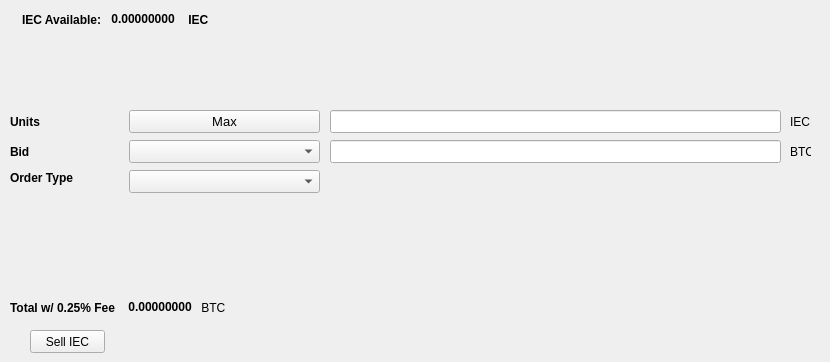
   <widget class="QWidget" name="SellTab">
    <attribute name="title">
     <string>Sell</string>
    </attribute>
    <widget class="QLabel" name="label_16">
     <property name="geometry">
      <rect>
       <x>790</x>
       <y>140</y>
       <width>21</width>
       <height>23</height>
      </rect>
     </property>
     <property name="text">
      <string>BTC</string>
     </property>
    </widget>
    <widget class="QComboBox" name="SellBidcomboBox">
     <property name="geometry">
      <rect>
       <x>129</x>
       <y>140</y>
       <width>191</width>
       <height>23</height>
      </rect>
     </property>
     <property name="font">
      <font>
       <pointsize>10</pointsize>
      </font>
     </property>
    </widget>
    <widget class="QLabel" name="label_18">
     <property name="geometry">
      <rect>
       <x>10</x>
       <y>110</y>
       <width>46</width>
       <height>23</height>
      </rect>
     </property>
     <property name="font">
      <font>
       <weight>75</weight>
       <bold>true</bold>
      </font>
     </property>
     <property name="text">
      <string>Units</string>
     </property>
    </widget>
    <widget class="QPushButton" name="Sell_Max_Amount">
     <property name="geometry">
      <rect>
       <x>129</x>
       <y>110</y>
       <width>191</width>
       <height>23</height>
      </rect>
     </property>
     <property name="font">
      <font>
       <pointsize>10</pointsize>
      </font>
     </property>
     <property name="text">
      <string>Max</string>
     </property>
    </widget>
    <widget class="QLabel" name="label_20">
     <property name="geometry">
      <rect>
       <x>10</x>
       <y>170</y>
       <width>71</width>
       <height>16</height>
      </rect>
     </property>
     <property name="font">
      <font>
       <weight>75</weight>
       <bold>true</bold>
      </font>
     </property>
     <property name="text">
      <string>Order Type</string>
     </property>
    </widget>
    <widget class="QComboBox" name="SellOrdertypeCombo">
     <property name="geometry">
      <rect>
       <x>129</x>
       <y>170</y>
       <width>191</width>
       <height>23</height>
      </rect>
     </property>
     <property name="font">
      <font>
       <pointsize>10</pointsize>
      </font>
     </property>
    </widget>
    <widget class="QLabel" name="label_21">
     <property name="geometry">
      <rect>
       <x>10</x>
       <y>140</y>
       <width>46</width>
       <height>23</height>
      </rect>
     </property>
     <property name="font">
      <font>
       <weight>75</weight>
       <bold>true</bold>
      </font>
     </property>
     <property name="text">
      <string>Bid</string>
     </property>
    </widget>
    <widget class="QLabel" name="label_22">
     <property name="geometry">
      <rect>
       <x>790</x>
       <y>110</y>
       <width>31</width>
       <height>23</height>
      </rect>
     </property>
     <property name="text">
      <string>IEC</string>
     </property>
    </widget>
    <widget class="QLineEdit" name="UnitsInputIEC">
     <property name="geometry">
      <rect>
       <x>330</x>
       <y>110</y>
       <width>451</width>
       <height>23</height>
      </rect>
     </property>
     <property name="font">
      <font>
       <pointsize>9</pointsize>
       <weight>75</weight>
       <bold>true</bold>
      </font>
     </property>
    </widget>
    <widget class="QLineEdit" name="SellBidPriceEdit">
     <property name="geometry">
      <rect>
       <x>330</x>
       <y>140</y>
       <width>451</width>
       <height>23</height>
      </rect>
     </property>
     <property name="font">
      <font>
       <pointsize>9</pointsize>
       <weight>75</weight>
       <bold>true</bold>
      </font>
     </property>
    </widget>
    <widget class="QPushButton" name="SellIECBTN">
     <property name="geometry">
      <rect>
       <x>30</x>
       <y>330</y>
       <width>75</width>
       <height>23</height>
      </rect>
     </property>
     <property name="text">
      <string>Sell IEC</string>
     </property>
    </widget>
    <widget class="QWidget" name="layoutWidget">
     <property name="geometry">
      <rect>
       <x>22</x>
       <y>12</y>
       <width>200</width>
       <height>15</height>
      </rect>
     </property>
     <layout class="QHBoxLayout" name="horizontalLayout">
      <item>
       <widget class="QLabel" name="label232_2">
        <property name="font">
         <font>
          <weight>75</weight>
          <bold>true</bold>
         </font>
        </property>
        <property name="text">
         <string>IEC Available:</string>
        </property>
       </widget>
      </item>
      <item>
       <widget class="QLabel" name="IECAvailableLabel">
        <property name="palette">
         <palette>
          <active>
           <colorrole role="WindowText">
            <brush brushstyle="SolidPattern">
             <color alpha="255">
              <red>0</red>
              <green>0</green>
              <blue>0</blue>
             </color>
            </brush>
           </colorrole>
           <colorrole role="Button">
            <brush brushstyle="SolidPattern">
             <color alpha="255">
              <red>0</red>
              <green>170</green>
              <blue>0</blue>
             </color>
            </brush>
           </colorrole>
           <colorrole role="Light">
            <brush brushstyle="SolidPattern">
             <color alpha="255">
              <red>0</red>
              <green>255</green>
              <blue>0</blue>
             </color>
            </brush>
           </colorrole>
           <colorrole role="Midlight">
            <brush brushstyle="SolidPattern">
             <color alpha="255">
              <red>0</red>
              <green>212</green>
              <blue>0</blue>
             </color>
            </brush>
           </colorrole>
           <colorrole role="Dark">
            <brush brushstyle="SolidPattern">
             <color alpha="255">
              <red>0</red>
              <green>85</green>
              <blue>0</blue>
             </color>
            </brush>
           </colorrole>
           <colorrole role="Mid">
            <brush brushstyle="SolidPattern">
             <color alpha="255">
              <red>0</red>
              <green>113</green>
              <blue>0</blue>
             </color>
            </brush>
           </colorrole>
           <colorrole role="Text">
            <brush brushstyle="SolidPattern">
             <color alpha="255">
              <red>0</red>
              <green>170</green>
              <blue>0</blue>
             </color>
            </brush>
           </colorrole>
           <colorrole role="BrightText">
            <brush brushstyle="SolidPattern">
             <color alpha="255">
              <red>255</red>
              <green>255</green>
              <blue>255</blue>
             </color>
            </brush>
           </colorrole>
           <colorrole role="ButtonText">
            <brush brushstyle="SolidPattern">
             <color alpha="255">
              <red>0</red>
              <green>0</green>
              <blue>0</blue>
             </color>
            </brush>
           </colorrole>
           <colorrole role="Base">
            <brush brushstyle="SolidPattern">
             <color alpha="255">
              <red>255</red>
              <green>255</green>
              <blue>255</blue>
             </color>
            </brush>
           </colorrole>
           <colorrole role="Window">
            <brush brushstyle="SolidPattern">
             <color alpha="255">
              <red>0</red>
              <green>170</green>
              <blue>0</blue>
             </color>
            </brush>
           </colorrole>
           <colorrole role="Shadow">
            <brush brushstyle="SolidPattern">
             <color alpha="255">
              <red>0</red>
              <green>0</green>
              <blue>0</blue>
             </color>
            </brush>
           </colorrole>
           <colorrole role="AlternateBase">
            <brush brushstyle="SolidPattern">
             <color alpha="255">
              <red>127</red>
              <green>212</green>
              <blue>127</blue>
             </color>
            </brush>
           </colorrole>
           <colorrole role="ToolTipBase">
            <brush brushstyle="SolidPattern">
             <color alpha="255">
              <red>255</red>
              <green>255</green>
              <blue>220</blue>
             </color>
            </brush>
           </colorrole>
           <colorrole role="ToolTipText">
            <brush brushstyle="SolidPattern">
             <color alpha="255">
              <red>0</red>
              <green>0</green>
              <blue>0</blue>
             </color>
            </brush>
           </colorrole>
          </active>
          <inactive>
           <colorrole role="WindowText">
            <brush brushstyle="SolidPattern">
             <color alpha="255">
              <red>0</red>
              <green>0</green>
              <blue>0</blue>
             </color>
            </brush>
           </colorrole>
           <colorrole role="Button">
            <brush brushstyle="SolidPattern">
             <color alpha="255">
              <red>0</red>
              <green>170</green>
              <blue>0</blue>
             </color>
            </brush>
           </colorrole>
           <colorrole role="Light">
            <brush brushstyle="SolidPattern">
             <color alpha="255">
              <red>0</red>
              <green>255</green>
              <blue>0</blue>
             </color>
            </brush>
           </colorrole>
           <colorrole role="Midlight">
            <brush brushstyle="SolidPattern">
             <color alpha="255">
              <red>0</red>
              <green>212</green>
              <blue>0</blue>
             </color>
            </brush>
           </colorrole>
           <colorrole role="Dark">
            <brush brushstyle="SolidPattern">
             <color alpha="255">
              <red>0</red>
              <green>85</green>
              <blue>0</blue>
             </color>
            </brush>
           </colorrole>
           <colorrole role="Mid">
            <brush brushstyle="SolidPattern">
             <color alpha="255">
              <red>0</red>
              <green>113</green>
              <blue>0</blue>
             </color>
            </brush>
           </colorrole>
           <colorrole role="Text">
            <brush brushstyle="SolidPattern">
             <color alpha="255">
              <red>0</red>
              <green>170</green>
              <blue>0</blue>
             </color>
            </brush>
           </colorrole>
           <colorrole role="BrightText">
            <brush brushstyle="SolidPattern">
             <color alpha="255">
              <red>255</red>
              <green>255</green>
              <blue>255</blue>
             </color>
            </brush>
           </colorrole>
           <colorrole role="ButtonText">
            <brush brushstyle="SolidPattern">
             <color alpha="255">
              <red>0</red>
              <green>0</green>
              <blue>0</blue>
             </color>
            </brush>
           </colorrole>
           <colorrole role="Base">
            <brush brushstyle="SolidPattern">
             <color alpha="255">
              <red>255</red>
              <green>255</green>
              <blue>255</blue>
             </color>
            </brush>
           </colorrole>
           <colorrole role="Window">
            <brush brushstyle="SolidPattern">
             <color alpha="255">
              <red>0</red>
              <green>170</green>
              <blue>0</blue>
             </color>
            </brush>
           </colorrole>
           <colorrole role="Shadow">
            <brush brushstyle="SolidPattern">
             <color alpha="255">
              <red>0</red>
              <green>0</green>
              <blue>0</blue>
             </color>
            </brush>
           </colorrole>
           <colorrole role="AlternateBase">
            <brush brushstyle="SolidPattern">
             <color alpha="255">
              <red>127</red>
              <green>212</green>
              <blue>127</blue>
             </color>
            </brush>
           </colorrole>
           <colorrole role="ToolTipBase">
            <brush brushstyle="SolidPattern">
             <color alpha="255">
              <red>255</red>
              <green>255</green>
              <blue>220</blue>
             </color>
            </brush>
           </colorrole>
           <colorrole role="ToolTipText">
            <brush brushstyle="SolidPattern">
             <color alpha="255">
              <red>0</red>
              <green>0</green>
              <blue>0</blue>
             </color>
            </brush>
           </colorrole>
          </inactive>
          <disabled>
           <colorrole role="WindowText">
            <brush brushstyle="SolidPattern">
             <color alpha="255">
              <red>0</red>
              <green>85</green>
              <blue>0</blue>
             </color>
            </brush>
           </colorrole>
           <colorrole role="Button">
            <brush brushstyle="SolidPattern">
             <color alpha="255">
              <red>0</red>
              <green>170</green>
              <blue>0</blue>
             </color>
            </brush>
           </colorrole>
           <colorrole role="Light">
            <brush brushstyle="SolidPattern">
             <color alpha="255">
              <red>0</red>
              <green>255</green>
              <blue>0</blue>
             </color>
            </brush>
           </colorrole>
           <colorrole role="Midlight">
            <brush brushstyle="SolidPattern">
             <color alpha="255">
              <red>0</red>
              <green>212</green>
              <blue>0</blue>
             </color>
            </brush>
           </colorrole>
           <colorrole role="Dark">
            <brush brushstyle="SolidPattern">
             <color alpha="255">
              <red>0</red>
              <green>85</green>
              <blue>0</blue>
             </color>
            </brush>
           </colorrole>
           <colorrole role="Mid">
            <brush brushstyle="SolidPattern">
             <color alpha="255">
              <red>0</red>
              <green>113</green>
              <blue>0</blue>
             </color>
            </brush>
           </colorrole>
           <colorrole role="Text">
            <brush brushstyle="SolidPattern">
             <color alpha="255">
              <red>0</red>
              <green>85</green>
              <blue>0</blue>
             </color>
            </brush>
           </colorrole>
           <colorrole role="BrightText">
            <brush brushstyle="SolidPattern">
             <color alpha="255">
              <red>255</red>
              <green>255</green>
              <blue>255</blue>
             </color>
            </brush>
           </colorrole>
           <colorrole role="ButtonText">
            <brush brushstyle="SolidPattern">
             <color alpha="255">
              <red>0</red>
              <green>85</green>
              <blue>0</blue>
             </color>
            </brush>
           </colorrole>
           <colorrole role="Base">
            <brush brushstyle="SolidPattern">
             <color alpha="255">
              <red>0</red>
              <green>170</green>
              <blue>0</blue>
             </color>
            </brush>
           </colorrole>
           <colorrole role="Window">
            <brush brushstyle="SolidPattern">
             <color alpha="255">
              <red>0</red>
              <green>170</green>
              <blue>0</blue>
             </color>
            </brush>
           </colorrole>
           <colorrole role="Shadow">
            <brush brushstyle="SolidPattern">
             <color alpha="255">
              <red>0</red>
              <green>0</green>
              <blue>0</blue>
             </color>
            </brush>
           </colorrole>
           <colorrole role="AlternateBase">
            <brush brushstyle="SolidPattern">
             <color alpha="255">
              <red>0</red>
              <green>170</green>
              <blue>0</blue>
             </color>
            </brush>
           </colorrole>
           <colorrole role="ToolTipBase">
            <brush brushstyle="SolidPattern">
             <color alpha="255">
              <red>255</red>
              <green>255</green>
              <blue>220</blue>
             </color>
            </brush>
           </colorrole>
           <colorrole role="ToolTipText">
            <brush brushstyle="SolidPattern">
             <color alpha="255">
              <red>0</red>
              <green>0</green>
              <blue>0</blue>
             </color>
            </brush>
           </colorrole>
          </disabled>
         </palette>
        </property>
        <property name="font">
         <font>
          <weight>75</weight>
          <bold>true</bold>
         </font>
        </property>
        <property name="text">
         <string> 0.00000000 </string>
        </property>
        <property name="textInteractionFlags">
         <set>Qt::LinksAccessibleByMouse|Qt::TextSelectableByKeyboard|Qt::TextSelectableByMouse</set>
        </property>
       </widget>
      </item>
      <item>
       <widget class="QLabel" name="labelIEC">
        <property name="font">
         <font>
          <weight>75</weight>
          <bold>true</bold>
         </font>
        </property>
        <property name="text">
         <string> IEC</string>
        </property>
       </widget>
      </item>
     </layout>
    </widget>
    <widget class="QWidget" name="layoutWidget">
     <property name="geometry">
      <rect>
       <x>10</x>
       <y>300</y>
       <width>218</width>
       <height>15</height>
      </rect>
     </property>
     <layout class="QHBoxLayout" name="horizontalLayout_2">
      <item>
       <widget class="QLabel" name="label_19">
        <property name="font">
         <font>
          <weight>75</weight>
          <bold>true</bold>
         </font>
        </property>
        <property name="text">
         <string>Total w/ 0.25% Fee </string>
        </property>
       </widget>
      </item>
      <item>
       <widget class="QLabel" name="SellCostLabel">
        <property name="palette">
         <palette>
          <active>
           <colorrole role="WindowText">
            <brush brushstyle="SolidPattern">
             <color alpha="255">
              <red>0</red>
              <green>0</green>
              <blue>0</blue>
             </color>
            </brush>
           </colorrole>
           <colorrole role="Button">
            <brush brushstyle="SolidPattern">
             <color alpha="255">
              <red>0</red>
              <green>170</green>
              <blue>0</blue>
             </color>
            </brush>
           </colorrole>
           <colorrole role="Light">
            <brush brushstyle="SolidPattern">
             <color alpha="255">
              <red>0</red>
              <green>255</green>
              <blue>0</blue>
             </color>
            </brush>
           </colorrole>
           <colorrole role="Midlight">
            <brush brushstyle="SolidPattern">
             <color alpha="255">
              <red>0</red>
              <green>212</green>
              <blue>0</blue>
             </color>
            </brush>
           </colorrole>
           <colorrole role="Dark">
            <brush brushstyle="SolidPattern">
             <color alpha="255">
              <red>0</red>
              <green>85</green>
              <blue>0</blue>
             </color>
            </brush>
           </colorrole>
           <colorrole role="Mid">
            <brush brushstyle="SolidPattern">
             <color alpha="255">
              <red>0</red>
              <green>113</green>
              <blue>0</blue>
             </color>
            </brush>
           </colorrole>
           <colorrole role="Text">
            <brush brushstyle="SolidPattern">
             <color alpha="255">
              <red>0</red>
              <green>170</green>
              <blue>0</blue>
             </color>
            </brush>
           </colorrole>
           <colorrole role="BrightText">
            <brush brushstyle="SolidPattern">
             <color alpha="255">
              <red>255</red>
              <green>255</green>
              <blue>255</blue>
             </color>
            </brush>
           </colorrole>
           <colorrole role="ButtonText">
            <brush brushstyle="SolidPattern">
             <color alpha="255">
              <red>0</red>
              <green>0</green>
              <blue>0</blue>
             </color>
            </brush>
           </colorrole>
           <colorrole role="Base">
            <brush brushstyle="SolidPattern">
             <color alpha="255">
              <red>255</red>
              <green>255</green>
              <blue>255</blue>
             </color>
            </brush>
           </colorrole>
           <colorrole role="Window">
            <brush brushstyle="SolidPattern">
             <color alpha="255">
              <red>0</red>
              <green>170</green>
              <blue>0</blue>
             </color>
            </brush>
           </colorrole>
           <colorrole role="Shadow">
            <brush brushstyle="SolidPattern">
             <color alpha="255">
              <red>0</red>
              <green>0</green>
              <blue>0</blue>
             </color>
            </brush>
           </colorrole>
           <colorrole role="AlternateBase">
            <brush brushstyle="SolidPattern">
             <color alpha="255">
              <red>127</red>
              <green>212</green>
              <blue>127</blue>
             </color>
            </brush>
           </colorrole>
           <colorrole role="ToolTipBase">
            <brush brushstyle="SolidPattern">
             <color alpha="255">
              <red>255</red>
              <green>255</green>
              <blue>220</blue>
             </color>
            </brush>
           </colorrole>
           <colorrole role="ToolTipText">
            <brush brushstyle="SolidPattern">
             <color alpha="255">
              <red>0</red>
              <green>0</green>
              <blue>0</blue>
             </color>
            </brush>
           </colorrole>
          </active>
          <inactive>
           <colorrole role="WindowText">
            <brush brushstyle="SolidPattern">
             <color alpha="255">
              <red>0</red>
              <green>0</green>
              <blue>0</blue>
             </color>
            </brush>
           </colorrole>
           <colorrole role="Button">
            <brush brushstyle="SolidPattern">
             <color alpha="255">
              <red>0</red>
              <green>170</green>
              <blue>0</blue>
             </color>
            </brush>
           </colorrole>
           <colorrole role="Light">
            <brush brushstyle="SolidPattern">
             <color alpha="255">
              <red>0</red>
              <green>255</green>
              <blue>0</blue>
             </color>
            </brush>
           </colorrole>
           <colorrole role="Midlight">
            <brush brushstyle="SolidPattern">
             <color alpha="255">
              <red>0</red>
              <green>212</green>
              <blue>0</blue>
             </color>
            </brush>
           </colorrole>
           <colorrole role="Dark">
            <brush brushstyle="SolidPattern">
             <color alpha="255">
              <red>0</red>
              <green>85</green>
              <blue>0</blue>
             </color>
            </brush>
           </colorrole>
           <colorrole role="Mid">
            <brush brushstyle="SolidPattern">
             <color alpha="255">
              <red>0</red>
              <green>113</green>
              <blue>0</blue>
             </color>
            </brush>
           </colorrole>
           <colorrole role="Text">
            <brush brushstyle="SolidPattern">
             <color alpha="255">
              <red>0</red>
              <green>170</green>
              <blue>0</blue>
             </color>
            </brush>
           </colorrole>
           <colorrole role="BrightText">
            <brush brushstyle="SolidPattern">
             <color alpha="255">
              <red>255</red>
              <green>255</green>
              <blue>255</blue>
             </color>
            </brush>
           </colorrole>
           <colorrole role="ButtonText">
            <brush brushstyle="SolidPattern">
             <color alpha="255">
              <red>0</red>
              <green>0</green>
              <blue>0</blue>
             </color>
            </brush>
           </colorrole>
           <colorrole role="Base">
            <brush brushstyle="SolidPattern">
             <color alpha="255">
              <red>255</red>
              <green>255</green>
              <blue>255</blue>
             </color>
            </brush>
           </colorrole>
           <colorrole role="Window">
            <brush brushstyle="SolidPattern">
             <color alpha="255">
              <red>0</red>
              <green>170</green>
              <blue>0</blue>
             </color>
            </brush>
           </colorrole>
           <colorrole role="Shadow">
            <brush brushstyle="SolidPattern">
             <color alpha="255">
              <red>0</red>
              <green>0</green>
              <blue>0</blue>
             </color>
            </brush>
           </colorrole>
           <colorrole role="AlternateBase">
            <brush brushstyle="SolidPattern">
             <color alpha="255">
              <red>127</red>
              <green>212</green>
              <blue>127</blue>
             </color>
            </brush>
           </colorrole>
           <colorrole role="ToolTipBase">
            <brush brushstyle="SolidPattern">
             <color alpha="255">
              <red>255</red>
              <green>255</green>
              <blue>220</blue>
             </color>
            </brush>
           </colorrole>
           <colorrole role="ToolTipText">
            <brush brushstyle="SolidPattern">
             <color alpha="255">
              <red>0</red>
              <green>0</green>
              <blue>0</blue>
             </color>
            </brush>
           </colorrole>
          </inactive>
          <disabled>
           <colorrole role="WindowText">
            <brush brushstyle="SolidPattern">
             <color alpha="255">
              <red>0</red>
              <green>85</green>
              <blue>0</blue>
             </color>
            </brush>
           </colorrole>
           <colorrole role="Button">
            <brush brushstyle="SolidPattern">
             <color alpha="255">
              <red>0</red>
              <green>170</green>
              <blue>0</blue>
             </color>
            </brush>
           </colorrole>
           <colorrole role="Light">
            <brush brushstyle="SolidPattern">
             <color alpha="255">
              <red>0</red>
              <green>255</green>
              <blue>0</blue>
             </color>
            </brush>
           </colorrole>
           <colorrole role="Midlight">
            <brush brushstyle="SolidPattern">
             <color alpha="255">
              <red>0</red>
              <green>212</green>
              <blue>0</blue>
             </color>
            </brush>
           </colorrole>
           <colorrole role="Dark">
            <brush brushstyle="SolidPattern">
             <color alpha="255">
              <red>0</red>
              <green>85</green>
              <blue>0</blue>
             </color>
            </brush>
           </colorrole>
           <colorrole role="Mid">
            <brush brushstyle="SolidPattern">
             <color alpha="255">
              <red>0</red>
              <green>113</green>
              <blue>0</blue>
             </color>
            </brush>
           </colorrole>
           <colorrole role="Text">
            <brush brushstyle="SolidPattern">
             <color alpha="255">
              <red>0</red>
              <green>85</green>
              <blue>0</blue>
             </color>
            </brush>
           </colorrole>
           <colorrole role="BrightText">
            <brush brushstyle="SolidPattern">
             <color alpha="255">
              <red>255</red>
              <green>255</green>
              <blue>255</blue>
             </color>
            </brush>
           </colorrole>
           <colorrole role="ButtonText">
            <brush brushstyle="SolidPattern">
             <color alpha="255">
              <red>0</red>
              <green>85</green>
              <blue>0</blue>
             </color>
            </brush>
           </colorrole>
           <colorrole role="Base">
            <brush brushstyle="SolidPattern">
             <color alpha="255">
              <red>0</red>
              <green>170</green>
              <blue>0</blue>
             </color>
            </brush>
           </colorrole>
           <colorrole role="Window">
            <brush brushstyle="SolidPattern">
             <color alpha="255">
              <red>0</red>
              <green>170</green>
              <blue>0</blue>
             </color>
            </brush>
           </colorrole>
           <colorrole role="Shadow">
            <brush brushstyle="SolidPattern">
             <color alpha="255">
              <red>0</red>
              <green>0</green>
              <blue>0</blue>
             </color>
            </brush>
           </colorrole>
           <colorrole role="AlternateBase">
            <brush brushstyle="SolidPattern">
             <color alpha="255">
              <red>0</red>
              <green>170</green>
              <blue>0</blue>
             </color>
            </brush>
           </colorrole>
           <colorrole role="ToolTipBase">
            <brush brushstyle="SolidPattern">
             <color alpha="255">
              <red>255</red>
              <green>255</green>
              <blue>220</blue>
             </color>
            </brush>
           </colorrole>
           <colorrole role="ToolTipText">
            <brush brushstyle="SolidPattern">
             <color alpha="255">
              <red>0</red>
              <green>0</green>
              <blue>0</blue>
             </color>
            </brush>
           </colorrole>
          </disabled>
         </palette>
        </property>
        <property name="font">
         <font>
          <weight>75</weight>
          <bold>true</bold>
         </font>
        </property>
        <property name="autoFillBackground">
         <bool>false</bool>
        </property>
        <property name="text">
         <string> 0.00000000</string>
        </property>
        <property name="textInteractionFlags">
         <set>Qt::LinksAccessibleByMouse|Qt::TextSelectableByMouse</set>
        </property>
       </widget>
      </item>
      <item>
       <widget class="QLabel" name="label_17">
        <property name="font">
         <font>
          <weight>50</weight>
          <bold>false</bold>
         </font>
        </property>
        <property name="text">
         <string> BTC</string>
        </property>
       </widget>
      </item>
     </layout>
    </widget>
   </widget>
